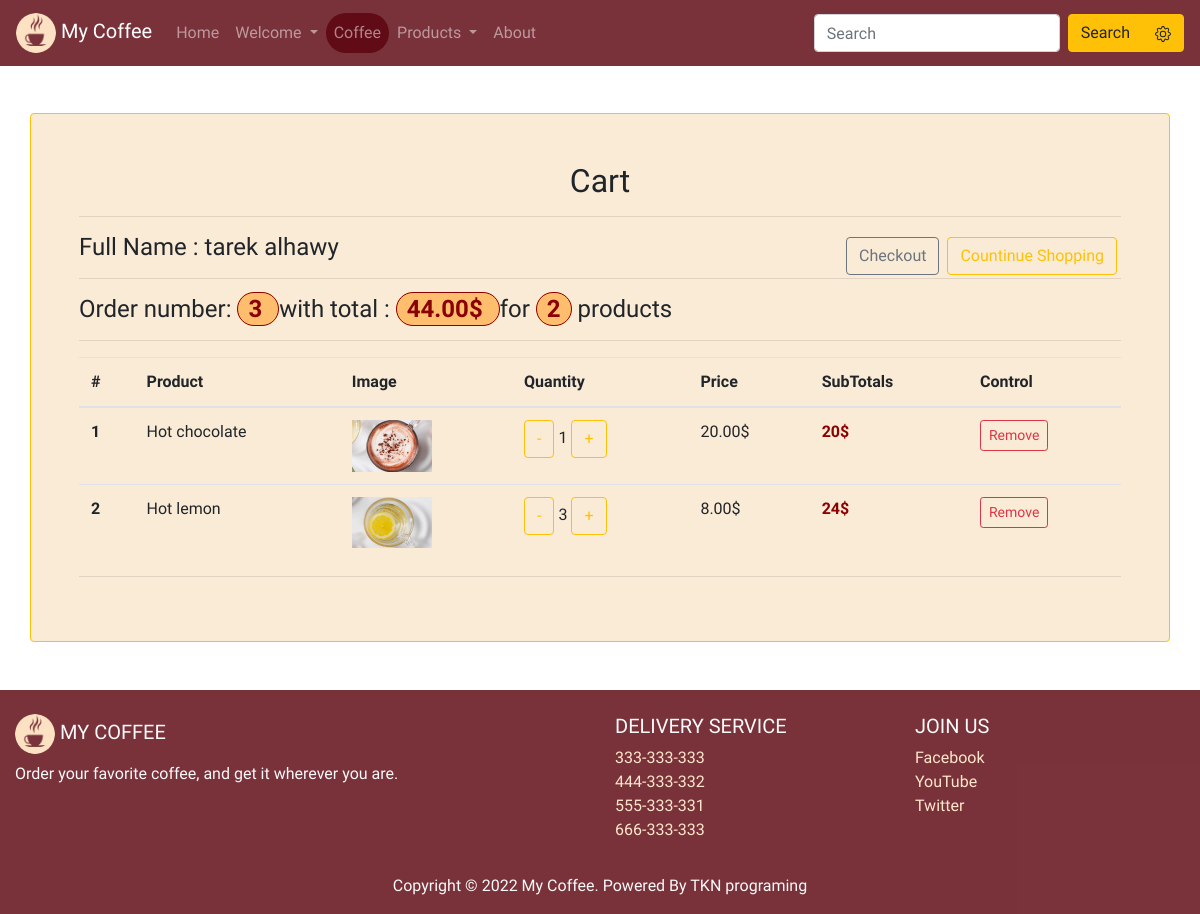
The app's page /orders/cart (signed in) with its own data.
### orders/models.py (models this page shows, shortened)
class Order(models.Model):
    user = models.ForeignKey(User, on_delete=models.CASCADE)
    order_date = models.DateTimeField()
    details = models.ManyToManyField(Product, through='OrderDetails')
    is_finished = models.BooleanField(default=False)

class OrderDetails(models.Model):
    product = models.ForeignKey(Product, on_delete=models.CASCADE)
    order = models.ForeignKey(Order, on_delete=models.CASCADE)
    price = models.DecimalField(max_digits=4,decimal_places=2 )
    quantity = models.IntegerField()
    class Meta:
        ordering = ['-id']

### products/models.py (models this page shows, shortened)
class Product(models.Model):
    name = models.CharField(max_length=150)
    description = models.TextField()
    price = models.DecimalField(max_digits=4,decimal_places=2 )
    photo = models.ImageField(upload_to='photos/%Y/%m/%d/')
    active = models.BooleanField(default=True)
    publish_date = models.DateTimeField(default=datetime.now)
    class Meta:
        ordering =['-publish_date']

### orders/views.py (the view)
# urls.py: path('cart', views.cart, name='cart'),
def cart(request):
    context= None
    if request.user.is_authenticated and not request.user.is_anonymous:
        if Order.objects.all().filter(user=request.user, is_finished=False):
            order = Order.objects.get(user=request.user, is_finished=False)
            orderdetails = OrderDetails.objects.all().filter(order=order)
            total = 0
            for sub in orderdetails:
                total += sub.price * sub.quantity
            context = {
                'order':order,
                'orderdetails':orderdetails,
                'total':total,
            }
    return render(request, 'orders/cart.html', context)

### templates/orders/cart.html (shortened to what this page needs)
{% extends 'base.html' %}
{% load static %}
{% block content %}
<div class="my-form container p-5 my-5 rounded border border-warning">
    <h2 class="text-center">Cart</h2>
    <hr>
{% if not request.user.is_authenticated or request.user.is_anonymous %}
    <h4 class="alet alert-warning">
        You Must be
        <a href="{% url 'signin' %}" class="text-dark">Logged in</a>
    </h4>
{% elif order %}
<h4>
    Full Name : {{order.user.first_name|add:' '|add:order.user.last_name}}
    <a href="{% url 'products' %}" class="btn btn-outline-warning float-right m-1">Countinue Shopping</a>
    <a href="{% url 'payment' %}" class="btn btn-outline-secondary float-right m-1">Checkout</a>
    <hr>
    Order number: <span class="my-num">{{order.id}} </span>
    with total :   <span class="my-num">{{total}}$  </span>
    for <span class="my-num"> {{orderdetails.count}}</span> products
</h4>
<hr>
<table class="table table-hover">
    <thead>
      <tr>
        <th scope="col">#</th>
        <th scope="col">Product</th>
        <th scope="col">Image</th>
        <th scope="col">Quantity</th>
        <th scope="col">Price</th>
        <th scope="col">SubTotals</th>
        <th scope="col">Control</th>
      </tr>
    </thead>
    <tbody>
    {% for line in orderdetails %}
      <tr>
        <th scope="row">{{forloop.counter}}</th>
        <td>{{line.product.name}}</td>
        <td><img src="{{line.product.photo.url}}" style="width:80px;height80px;" alt=""></td>
        <td>
            <a href="{% url 'sub_qty' orderdetails_id=line.id %}" class="btn btn-outline-warning btn-sum">-</a>
            {{line.quantity}}
            <a href="{% url 'add_qty' orderdetails_id=line.id %}" class="btn btn-outline-warning btn-sum">+</a>
        </td>
        <td>{{line.price}}$</td>
        <td style="font-weight: bold;color:darkred">{% widthratio line.quantity 1 line.price %}$</td>
        <td>
            <a href="{% url 'remove_from_cart' orderdetails_id=line.id %}" class="btn btn-outline-danger btn-sm">Remove</a>
        </td>
      </tr>
    {% empty %}
    <h5 class='alert alert-warning'>
        No Details Here
    </h5>
    {% endfor %}
    </tbody>
  </table>
{% else %}
<h5 class="alert alert-warning">
    No Orders Here
</h5>
{% endif %}
<hr>
</div>
{% endblock content %}

### mycoffee/static/css/style.css (style rules this page uses)
html, body { height: 100%; width: 100%; }
a { color: rgb(255, 231, 204) ; }
body { font-family: 'Merienda', cursive; padding-top:65px; }
.my-form { background-color: antiquewhite; }
.my-num { color:darkred; font-weight: bold; border: 1px solid darkred; padding: 2px 10px; border-radius: 50px; background-color: #ffbe6e!important; }

### records on screen
Order: user.first_name|add "tarek alhawy", id "3"
OrderDetails: product.name "Hot chocolate", product.photo (picture), quantity "1", price "20.00", quantity+price "20"
OrderDetails: product.name "Hot lemon", product.photo (picture), quantity "3", price "8.00", quantity+price "24"

### other values on screen
{{ total }} "44.00"
{{ orderdetails.count }} "2"
